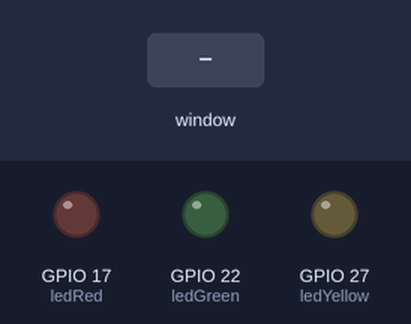
Bench run of a program on a simulated Raspberry Pi (BCM pin numbers). On the bench: output pins drawn as LEDs (lit = HIGH). Inputs (shaded band) come from the test bench. The desktop window is not drawn, its controls go by their first labels and the mouse button is held 0.15 s. At 8.8 s the program stops and its outputs stay as they are.

Above: at 1.2 s.
1.3 s: control labelled "Turn Red LED On" in the window clicked
At 2.3 s:
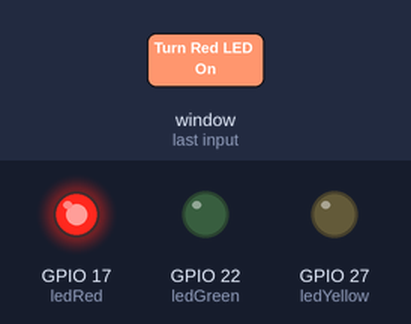
2.8 s: control labelled "Turn Yellow LED On" in the window clicked
At 3.5 s:
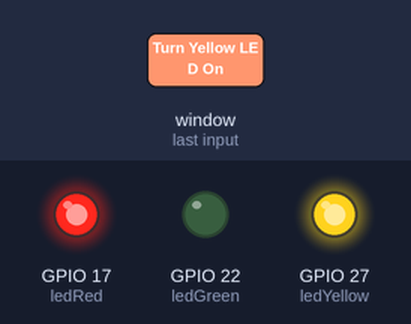
4.3 s: control labelled "Turn Green LED On" in the window clicked
At 4.6 s:
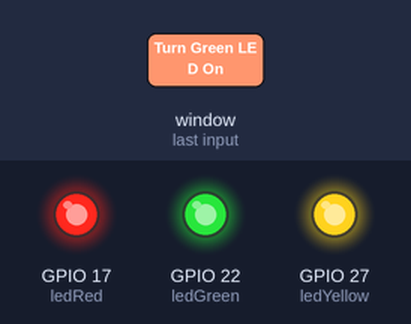
5.8 s: control labelled "Turn Red LED On" in the window clicked
At 7.0 s:
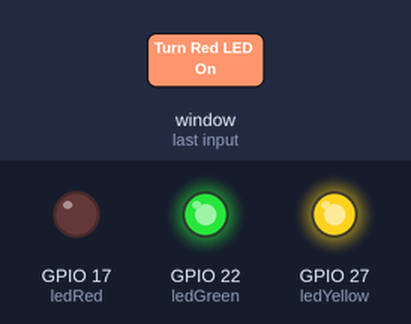
7.3 s: control labelled "Turn Yellow LED On" in the window clicked
At 8.1 s:
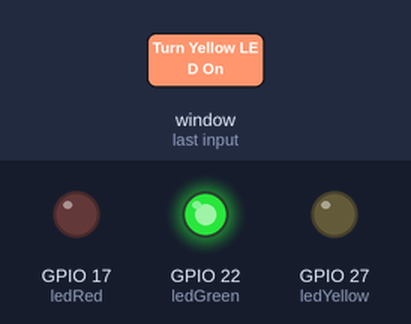
8.8 s: control labelled "Exit" in the window clicked
At 9.2 s:
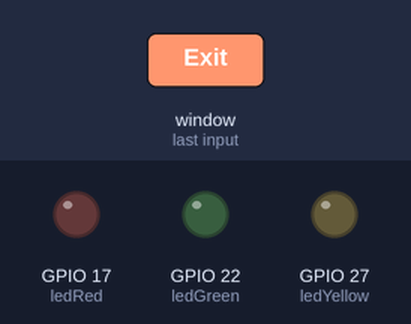
Timing chart, 0 to 10.3 s (numbered marks = the images above; inputs shaded):
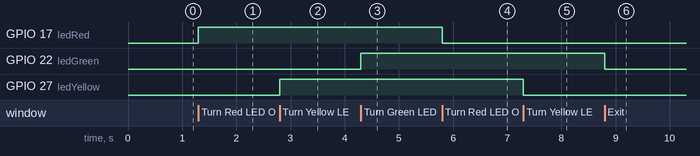

The program:

5.1GUITask.py
```python
##imports
from tkinter import *
import tkinter.font
from gpiozero import LED
import RPi.GPIO
RPi.GPIO.setmode(RPi.GPIO.BCM)

##Hardware definition

ledRed = LED(17) ## board pin 11
ledYellow = LED(27) ## board pin 13
ledGreen = LED(22) ## board pin 15

##GUI Definitions
win = Tk()
win.title("LED Toggler")
myfont = tkinter.font.Font(family = 'Helvetica', size = 12, weight = "bold")

##Event Functions
def redToggle():
  if ledRed.is_lit:
    ledRed.off()
    LEDRedButton["text"] = "Turn  LED On"
  else:
    ledRed.on()
    LEDRedButton["text"] = "Turn Red LED Off"

def yellowToggle():
  if ledYellow.is_lit:
    ledYellow.off()
    LEDYellowButton["text"] = "Turn Blue LED On"
  else:
    ledYellow.on()
    LEDYellowButton["text"] = "Turn Blue LED Off"

def greenToggle():
  if ledGreen.is_lit:
    ledGreen.off()
    LEDGreenButton["text"] = "Turn Green LED On"
  else:
    ledGreen.on()
    LEDGreenButton["text"] = "Turn Green LED Off"

def close():
  RPi.GPIO.cleanup()
  win.destroy()


##Widgets

LEDRedButton = Button(win, text = 'Turn Red LED On', font = myfont, command = redToggle, bg = 'bisque2', height = 1, width = 24)
LEDRedButton.grid(row=0, column=1)

LEDYellowButton = Button(win, text = 'Turn Yellow LED On', font = myfont, command = yellowToggle, bg = 'bisque2', height = 1, width = 24)
LEDYellowButton.grid(row=0, column=2)

LEDGreenButton = Button(win, text = 'Turn Green LED On', font = myfont, command = greenToggle, bg = 'bisque2', height = 1, width = 24)
LEDGreenButton.grid(row=0, column=3)


##Exit button
exitButton = Button(win, text = 'Exit', font = myfont, command = close, bg = 'red', height = 1, width = 6)
exitButton.grid(row= 1, column=3)

win.protocol("WM_DELETE_WINDOW", close)

win.mainloop()
```

Measured:
- after the input at 1.3 s, GPIO 17 (ledRed): LOW → HIGH at once
- after the input at 2.8 s, GPIO 27 (ledYellow): LOW → HIGH at once
- after the input at 4.3 s, GPIO 22 (ledGreen): LOW → HIGH at once
- after the input at 5.8 s, GPIO 17 (ledRed): HIGH → LOW at once
- after the input at 7.3 s, GPIO 27 (ledYellow): HIGH → LOW at once
- after the input at 8.8 s, GPIO 22 (ledGreen): HIGH → LOW at once
